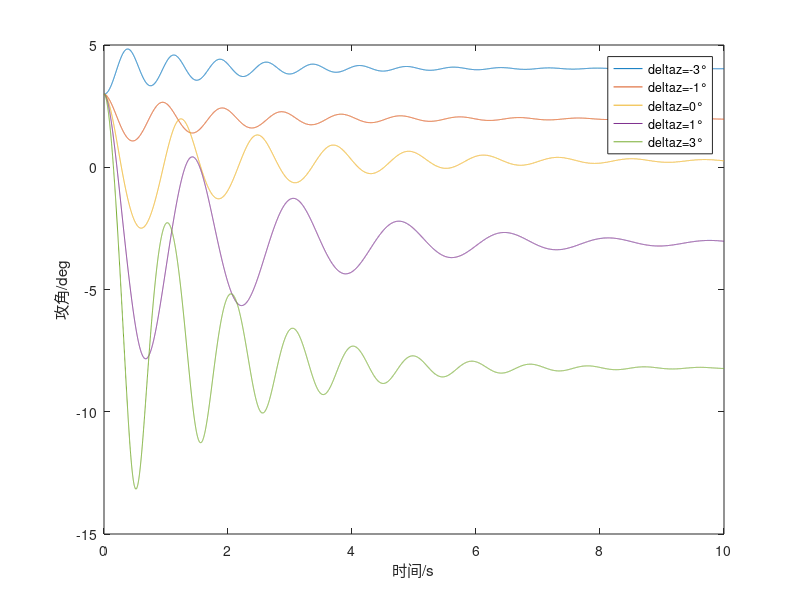
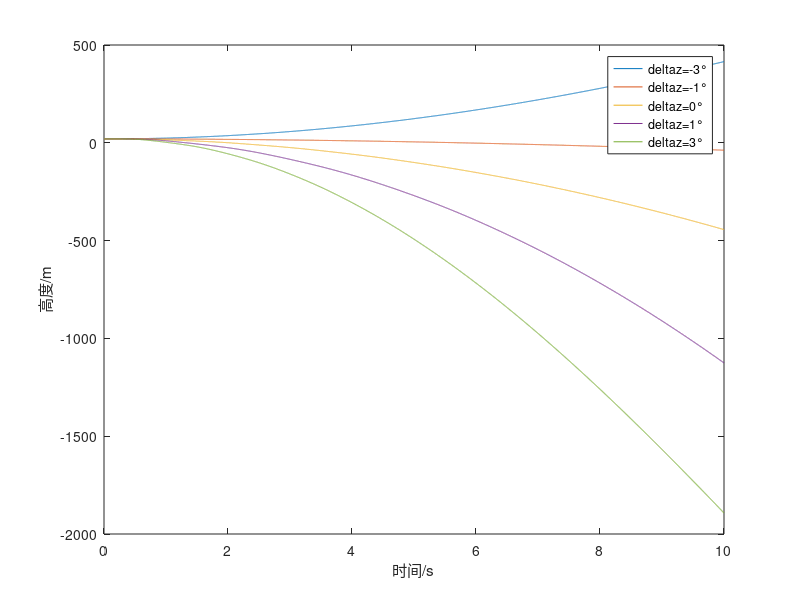
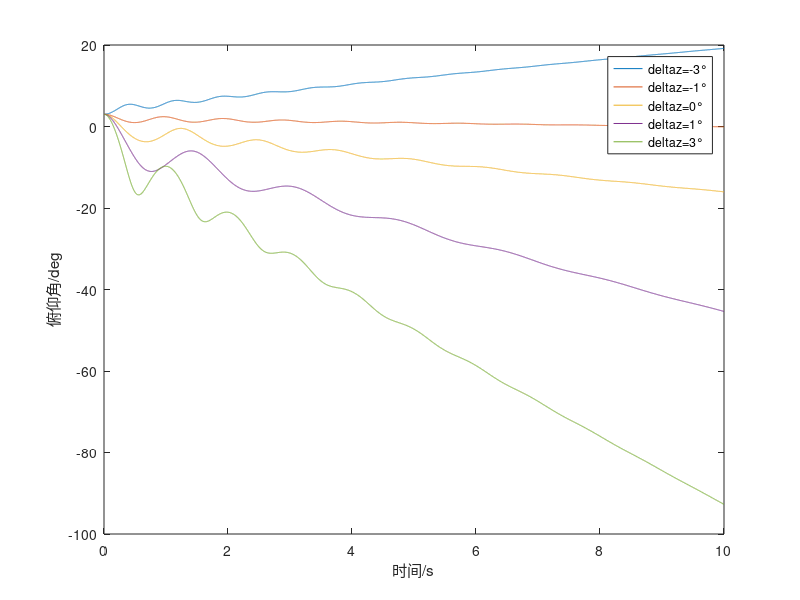
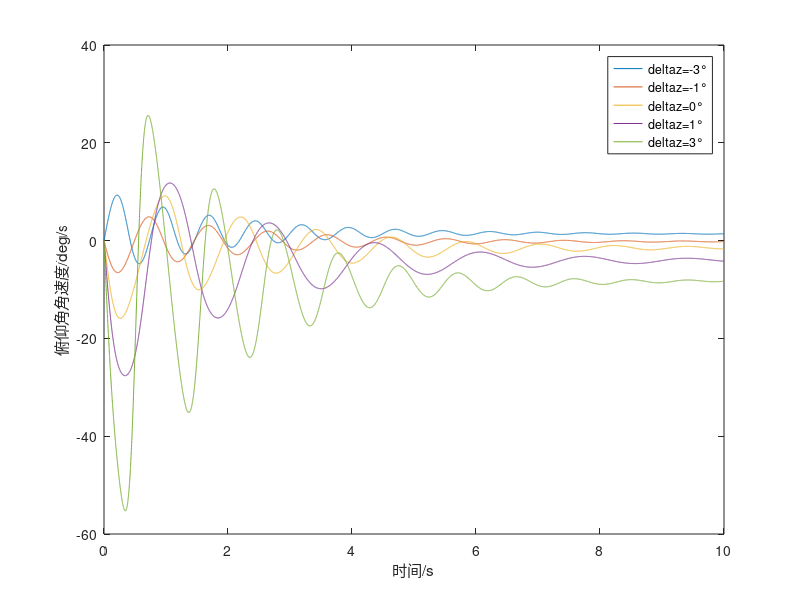

Source code (MATLAB) for these figures, in order:
clear all;
clc;
Time=10;%%仿真时间，s
dt=0.001;%%仿真步长，s
%% 常量参数
P=5884;   %%推力，N
rou=1.225;   %%密度，kg/m3
S=4.72;   %%参考面积,m2
L=2.33;  %%参考长度,m
Jz=4200; %%转动惯量，kg*m2
Isp=2097;   %%比冲，N*s/kg
g=9.8;   %%重力加速度，m/s2
a=340;   %%声速，m/s
%% 状态变量
V=zeros(1,Time/dt);%%m/s，速度
theta=zeros(1,Time/dt);   %%rad，弹道倾角
wz=zeros(1,Time/dt);%rad/s，俯仰角速度
op_theta=zeros(1,Time/dt);   %%rad，俯仰角
x=zeros(1,Time/dt);   %%m，水平位置
y=zeros(1,Time/dt);  %%m，高度
m=zeros(1,Time/dt);   %%kg
alpha=zeros(1,Time/dt);   %%rad，攻角
%%  插值运算
Array_alpha=[-2 0 2 4 8]*pi/180;
Array_Cx=[0.02181 0.01961 0.02181 0.02903 0.06310];
Array_Cyalpha=[-0.0666 0 0.0670 0.1479 0.3540];
Array_mzalpha=[0.00524 0.00027 -0.00622 -0.02044 -0.07159];
KCx=polyfit(Array_alpha,Array_Cx,3);
KCyalpha=polyfit(Array_alpha,Array_Cyalpha,3);
Cydeltaz=0.00455;%每弧度引起的升力系数变化
Kmzalpha=polyfit(Array_alpha,Array_mzalpha,3);
mzdeltaz=-0.0068;%每弧度引起的俯仰力矩系数变化
%%
Array_deltaz=[-3,-1,0,1,3];
for i=1:5
    deltaz=Array_deltaz(i);
    %% 状态变量初始值
    V(1)=0.9*a;
    theta(1)=0;   %%rad
    wz(1)=0;%rad/s
    op_theta(1)=3*pi/180;   %%rad
    x(1)=0;   %%m
    y(1)=20;  %%m
    m(1)=2000;   %%kg
    alpha(1)=3*pi/180;   %%rad
    for k=1:Time/dt
     %% 动态方程
        %%%
        q(k)=rou*V(k)^2/2;
        Cx(k)=polyval(KCx,alpha(k));
        X(k)=Cx(k)*q(k)*S;
        dV(k)=(P*cos(alpha(k))-X(k))/m(k)-g*sin(theta(k));
        V(k+1)=V(k)+dV(k)*dt;
        %%%
        Cy(k)=polyval(KCyalpha,alpha(k))+Cydeltaz*deltaz;
        Y(k)=Cy(k)*q(k)*S;
        G(k)=m(k)*g;
        dtheta(k)=(P*sin(alpha(k))+Y(k)-G(k)*cos(theta(k)))/(m(k)*V(k));
        theta(k+1)=theta(k)+dtheta(k)*dt;
        %%%
        mz(k)=polyval(Kmzalpha,alpha(k))+mzdeltaz*deltaz;
        Mz(k)=mz(k)*q(k)*S*L;
        dwz(k)=Mz(k)/Jz;
        wz(k+1)=wz(k)+dwz(k)*dt;
        %%%
        dphi(k)=wz(k);
        op_theta(k+1)=op_theta(k)+dphi(k)*dt;
        %%%
        dx(k)=V(k)*cos(theta(k));
        x(k+1)=x(k)+dx(k)*dt;
        %%%
        dy(k)=V(k)*sin(theta(k));
        y(k+1)=y(k)+dy(k)*dt;
        %%%
        mc=P/Isp;
        dm(k)=-mc;
        m(k+1)=m(k)+dm(k)*dt;
        %%%
        alpha(k+1)=op_theta(k+1)-theta(k+1);
    end
    %% 作图
    z=(0:Time/dt)*0.001;
    if i==1
        figure(1)%攻角
        alpha=alpha*180/pi;
        plot(z,alpha);hold on;
        figure(2)%轨迹
        plot(z,y);hold on
        figure(3)%俯仰角
        op_theta=op_theta*180/pi;
        plot(z,op_theta);hold on;
        figure(4)%俯仰角速度
        wz=wz*180/pi;
        plot(z,wz);hold on;
        figure(5)%弹道倾角
        theta=theta*180/pi;
        plot(z,theta);hold on;
    elseif i== 2
        figure(1)
        alpha=alpha*180/pi;
        plot(z,alpha);hold on;
        figure(2)
        plot(z,y);hold on
        figure(3)%俯仰角
        op_theta=op_theta*180/pi;
        plot(z,op_theta);hold on;
        figure(4)%俯仰角角速度
        wz=wz*180/pi;
        plot(z,wz);hold on;
        figure(5)%弹道倾角
        theta=theta*180/pi;
        plot(z,theta);hold on;
    elseif i==3
        figure(1)
        alpha=alpha*180/pi;
        plot(z,alpha);hold on;
        figure(2)
        plot(z,y);hold on
        figure(3)%俯仰角
        op_theta=op_theta*180/pi;
        plot(z,op_theta);hold on;
        figure(4)%俯仰角角速度
        wz=wz*180/pi;
        plot(z,wz);hold on;
        figure(5)%弹道倾角
        theta=theta*180/pi;
        plot(z,theta);hold on;
    elseif i==4
        figure(1)
        alpha=alpha*180/pi;
        plot(z,alpha);hold on;
        figure(2)
        plot(z,y);hold on
        figure(3)%俯仰角
        op_theta=op_theta*180/pi;
        plot(z,op_theta);hold on;
        figure(4)%俯仰角角速度
        wz=wz*180/pi;
        plot(z,wz);hold on;
        figure(5)%弹道倾角
        theta=theta*180/pi;
        plot(z,theta);hold on;
    elseif i==5
        figure(1)
        alpha=alpha*180/pi;
        plot(z,alpha);hold on;
        legend('deltaz=-3°','deltaz=-1°','deltaz=0°','deltaz=1°','deltaz=3°')
%         title('攻角');
        xlabel('时间/s')
        ylabel('攻角/deg')
        figure(2)
        plot(z,y);hold on
        legend('deltaz=-3°','deltaz=-1°','deltaz=0°','deltaz=1°','deltaz=3°')
        xlabel('时间/s')
        ylabel('高度/m')
        figure(3)%俯仰角
        op_theta=op_theta*180/pi;
        plot(z,op_theta);hold on;
        legend('deltaz=-3°','deltaz=-1°','deltaz=0°','deltaz=1°','deltaz=3°')
        xlabel('时间/s')
        ylabel('俯仰角/deg')
        figure(4)%俯仰角角速度
        wz=wz*180/pi;
        plot(z,wz);hold on;
        legend('deltaz=-3°','deltaz=-1°','deltaz=0°','deltaz=1°','deltaz=3°')
        xlabel('时间/s')
        ylabel('俯仰角角速度/deg/s')
        figure(5)%弹道倾角
        theta=theta*180/pi;
        plot(z,theta);hold on;
        legend('deltaz=-3°','deltaz=-1°','deltaz=0°','deltaz=1°','deltaz=3°')
        xlabel('时间/s')
        ylabel('弹道倾角/deg')
    end
end
